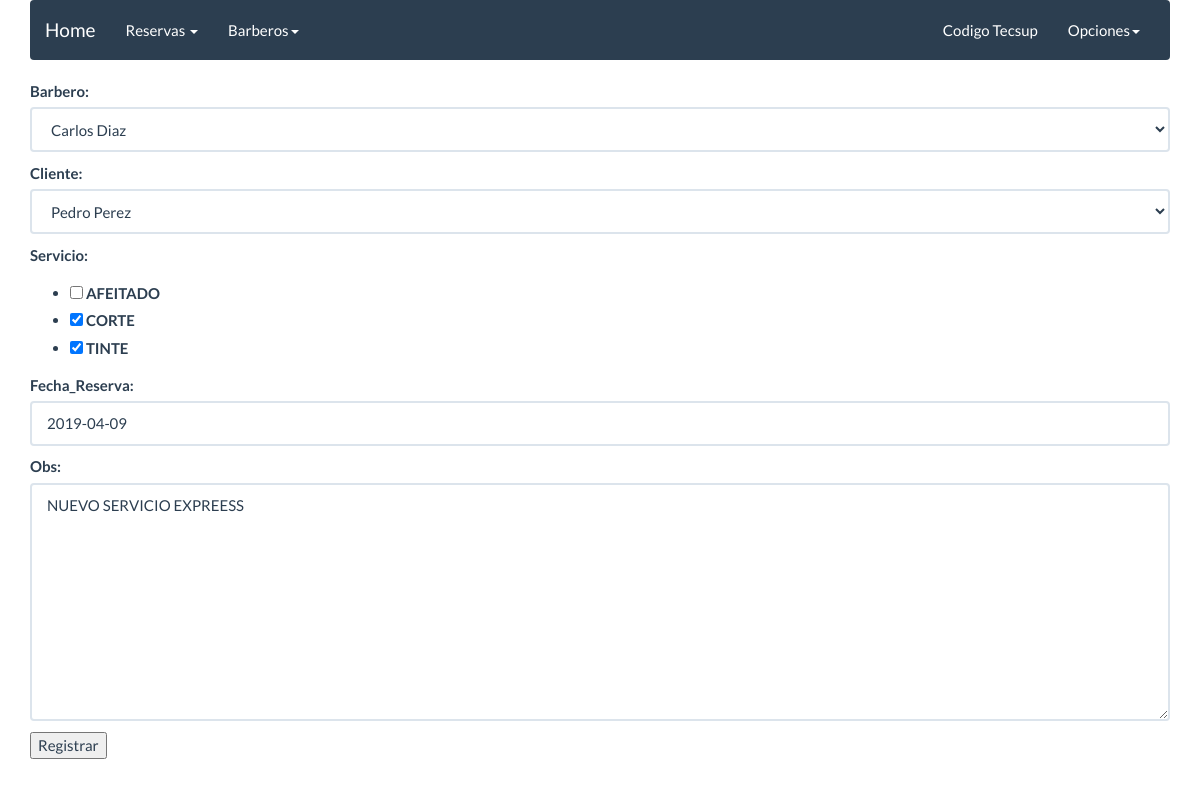
/editar/3/, run on the app's committed database.
### ReservaBarberia/models.py (models this page shows)
class Barbero(models.Model):
    codbarbero = models.AutoField(primary_key=True)
    barberonom = models.CharField(max_length=150,blank=False,null=False)
    fecharegistro = models.DateField()
    descripcion = models.TextField()
    correo = models.EmailField(max_length=250)
    fotobarbero = models.ImageField(upload_to='fotosbarberos', null=True)
    class Meta:
        verbose_name= 'Barbero'
        verbose_name_plural='Barberos'
        ordering=['barberonom']
    def __str__(self):
        return self.barberonom

class Reserva(models.Model):
    codreserva =models.AutoField(primary_key=True)
    codbarbero = models.ForeignKey(Barbero,on_delete=models.CASCADE)
    codclie = models.ForeignKey(Cliente,on_delete=models.CASCADE)
    codserv = models.ManyToManyField(Servicio)
    fecha = models.DateField()
    obs = models.TextField()
    class Meta:
        verbose_name= 'Reserva'
        verbose_name_plural='Reservas'
        ordering=['fecha']

class Servicio(models.Model):
    codserv =models.AutoField('Codigo',primary_key=True)
    servicio =models.CharField('Servicio',max_length=150,blank=False,null=False)
    nomcorto =models.CharField('Abreviatura',max_length=50,blank=False,null=False)
    fecharegistro =models.DateField()
    class Meta:
        verbose_name= 'Servicio'
        verbose_name_plural='Servicios'
        ordering=['nomcorto']
    def __str__(self):
        return self.servicio

### ReservaBarberia/views.py (the view, shortened to what this page needs)
# urls.py: path('editar/<codres>/',views.reserva_edit,name='reserva_edit'),
def reserva_edit (request,codres):
    reserva= Reserva.objects.get(codreserva=codres)
    if request.method == 'GET':
        form = ReservaForm(instance=reserva)
    return render (request,'reservas/reserva_form.html',{'form':form})

### ReservaBarberia/forms.py
class ReservaForm (forms.ModelForm):
    class Meta:
        model = Reserva
        fields = [
            'codbarbero',
            'codclie',
            'codserv',
            'fecha',
            'obs'
        ]
        labels = {
            'codbarbero':'Barbero',
            'codclie':'Cliente',
            'codserv':'Servicio',
            'fecha':'Fecha_Reserva',
            'obs':'Obs',
        }
        widgets = {
            'codbarbero':forms.Select(attrs={'class':'form-control'}),
            'codclie':forms.Select(attrs={'class':'form-control'}),
            'codserv':forms.CheckboxSelectMultiple(),
            'fecha':forms.TextInput(attrs={'class':'form-control'}),
            'obs':forms.Textarea(attrs={'class':'form-control'}),
        }

### ReservaBarberia/models.py (called while the page is built)
    def __str__(self):
        return self.clientenom

### templates/reservas/reserva_form.html (shortened to what this page needs)
{% extends 'base/base.html' %}
{% block content %}
  <form method="POST">
    {{ form.as_p }}
    <button type="submit">Registrar</button>
  </form>
{% endblock %}

### data on the page
Barbero: codbarbero "Carlos Diaz"
Reserva: codclie "Pedro Perez", fecha "2019-04-09", obs "NUEVO SERVICIO EXPREESS"
Servicio: codserv "☐ ☑ ☑"
